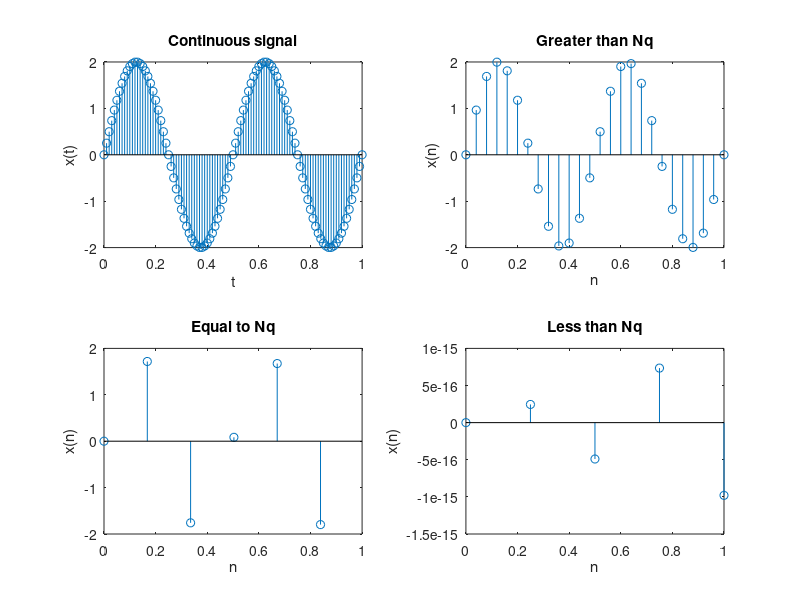

Reproduce this figure in MATLAB.
clc
clear
t = 0:0.01:1 % continous signal as 100 sample
f = 2;

xa_t = 2 * sin(2 * pi * f * t);
subplot(2, 2, 1);
stem(t, xa_t);
title('Verification of Sampling Theorem');
title('Continuous signal');
xlabel('t');
ylabel('x(t)');

n = 0:0.04:1; % discrete signal as 25 sample
x_ts1 = 2 * sin(2 * pi * f * n);
subplot(2, 2, 2);
stem(n, x_ts1);
title('Greater than Nq');
xlabel('n');
ylabel('x(n)');
 
n = 0:0.16777777777777:1; % 6 ta sample
x_ts2 = 2 * sin(2 * pi * f * n);
subplot(2, 2, 3);
stem(n, x_ts2);
title('Equal to Nq');
xlabel('n');
ylabel('x(n)');

n = 0:0.25:1; % 4 ta sample
x_ts3 = 2 * sin(2 * pi * f * n);
subplot(2, 2, 4);
stem(n,x_ts3);
title('Less than Nq');
xlabel('n');
ylabel('x(n)');